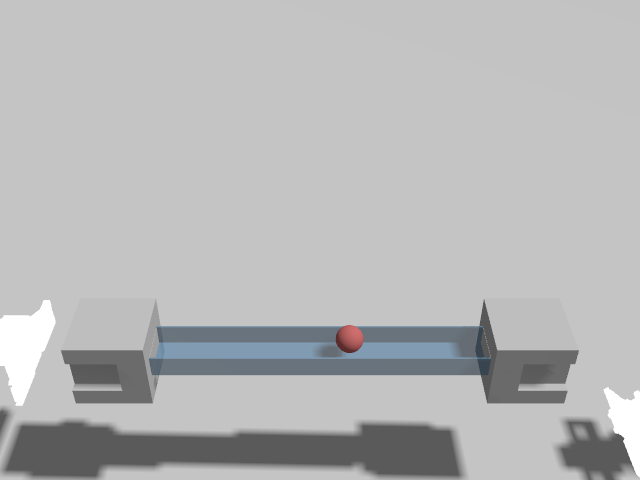
#> input picture omx_ball_manipulation/camera_frame.png, 640 x 480 px
$ python -i verify_cameras.py   (imports and definitions only)
#> lines starting #> are read from the running program, lines starting #| are printed output that depends on the picture; after the words box and inside, x2 and y2 are one past the last pixel; in counts of white or black regions, pixels touching at a corner belong together
import mujoco
import numpy as np
import cv2
import time
from scipy.spatial.transform import Rotation as R

# [17 lines left out: function get_camera_intrinsics, not called in this run]

# OpenGL (MuJoCo) to OpenCV camera coordinate system transformation matrix:
#   X_opencv = X_opengl (Right)
#   Y_opencv = -Y_opengl (Down)
#   Z_opencv = -Z_opengl (Forward)
# This is a rotation of 180 degrees around the camera's X-axis.
R_CONV = np.array([
    [1.0,  0.0,  0.0],
    [0.0, -1.0,  0.0],
    [0.0,  0.0, -1.0]
])

# [17 lines left out: function project_world_to_pixel, not called in this run]

def locate_ball_in_image(img):
    """
    Locates the red ball in the RGB image using OpenCV HSV thresholding.
    Returns pixel coordinates (u, v) or None if not found.
    """
    # Convert RGB to HSV
    hsv = cv2.cvtColor(img, cv2.COLOR_RGB2HSV)
#> hsv: shape (480, 640, 3); mean H, S, V 5.4, 2.8, 183.5

    # Red color range definition (wraps around 0 and 180 in Hue)
    lower_red1 = np.array([0, 70, 50])
    upper_red1 = np.array([10, 255, 255])
    lower_red2 = np.array([170, 70, 50])
    upper_red2 = np.array([180, 255, 255])

    mask1 = cv2.inRange(hsv, lower_red1, upper_red1)
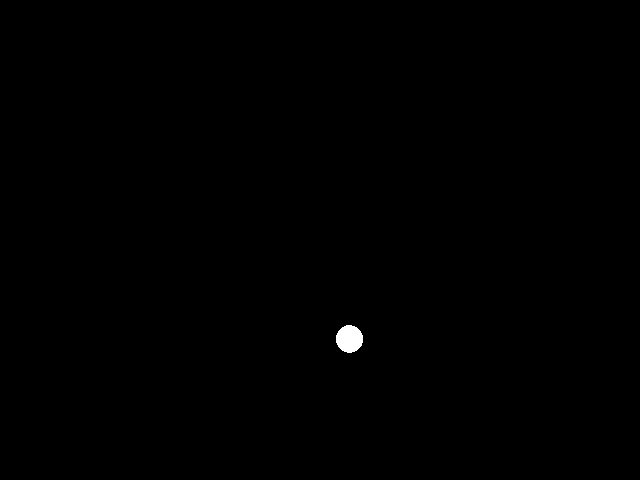
#> mask1: shape (480, 640); 0.19% white; 1 white region, box (x1, y1, x2, y2) and area: (336, 325, 363, 353) 586
    mask2 = cv2.inRange(hsv, lower_red2, upper_red2)
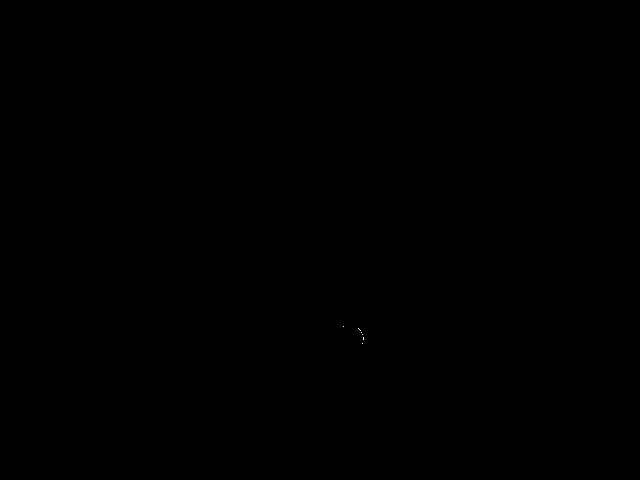
#> mask2: shape (480, 640); 0% white in thin lines or dots, all inside (x1, y1, x2, y2) = (343, 326, 364, 344)
    mask = mask1 | mask2
#> mask: shape (480, 640); 0.19% white; 1 white region, box (x1, y1, x2, y2) and area: (336, 325, 364, 353) 596

    moments = cv2.moments(mask)
#> moments = moments, m00 151980, centre m10/m00, m01/m00 = (349.2, 338.4)
    if moments["m00"] > 0:
        u = moments["m10"] / moments["m00"]
#> u = 349.2
        v = moments["m01"] / moments["m00"]
#> v = 338.4
        return np.array([u, v])
    return None

# [205 lines left out: functions ray_plane_intersection, main, not called in this run]

# [2 lines not run here, left out]

>>> import cv2
>>> picture = cv2.cvtColor(cv2.imread('camera_frame.png'), cv2.COLOR_BGR2RGB)
>>> result = locate_ball_in_image(picture)
#> result = [349.2, 338.4]
